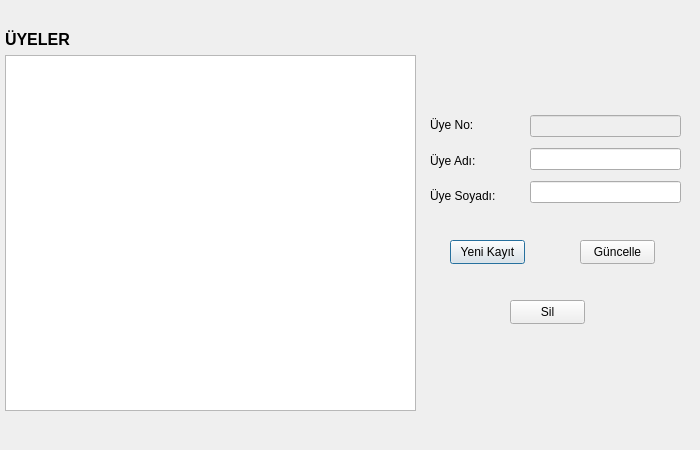
<?xml version="1.0" encoding="UTF-8"?>
<ui version="4.0">
 <class>Uye_Islem</class>
 <widget class="QDialog" name="Uye_Islem">
  <property name="geometry">
   <rect>
    <x>0</x>
    <y>0</y>
    <width>700</width>
    <height>450</height>
   </rect>
  </property>
  <property name="minimumSize">
   <size>
    <width>700</width>
    <height>450</height>
   </size>
  </property>
  <property name="maximumSize">
   <size>
    <width>700</width>
    <height>450</height>
   </size>
  </property>
  <property name="windowTitle">
   <string>Dialog</string>
  </property>
  <widget class="QPushButton" name="btn_yeniKayit">
   <property name="geometry">
    <rect>
     <x>450</x>
     <y>240</y>
     <width>75</width>
     <height>24</height>
    </rect>
   </property>
   <property name="text">
    <string>Yeni Kayıt</string>
   </property>
  </widget>
  <widget class="QPushButton" name="btn_guncelle">
   <property name="geometry">
    <rect>
     <x>580</x>
     <y>240</y>
     <width>75</width>
     <height>24</height>
    </rect>
   </property>
   <property name="text">
    <string>Güncelle</string>
   </property>
  </widget>
  <widget class="QPushButton" name="btn_sil">
   <property name="geometry">
    <rect>
     <x>510</x>
     <y>300</y>
     <width>75</width>
     <height>24</height>
    </rect>
   </property>
   <property name="text">
    <string>Sil</string>
   </property>
  </widget>
  <widget class="QWidget" name="">
   <property name="geometry">
    <rect>
     <x>430</x>
     <y>110</y>
     <width>101</width>
     <height>101</height>
    </rect>
   </property>
   <layout class="QVBoxLayout" name="verticalLayout">
    <item>
     <widget class="QLabel" name="label_2">
      <property name="text">
       <string>Üye No:</string>
      </property>
     </widget>
    </item>
    <item>
     <widget class="QLabel" name="label_3">
      <property name="text">
       <string>Üye Adı:</string>
      </property>
     </widget>
    </item>
    <item>
     <widget class="QLabel" name="label_4">
      <property name="text">
       <string>Üye Soyadı:</string>
      </property>
     </widget>
    </item>
   </layout>
  </widget>
  <widget class="QWidget" name="">
   <property name="geometry">
    <rect>
     <x>530</x>
     <y>110</y>
     <width>151</width>
     <height>101</height>
    </rect>
   </property>
   <layout class="QVBoxLayout" name="verticalLayout_2">
    <item>
     <widget class="QLineEdit" name="le_uyeNo">
      <property name="enabled">
       <bool>false</bool>
      </property>
     </widget>
    </item>
    <item>
     <widget class="QLineEdit" name="le_uyeAd"/>
    </item>
    <item>
     <widget class="QLineEdit" name="le_uyeSoyad"/>
    </item>
   </layout>
  </widget>
  <widget class="QWidget" name="">
   <property name="geometry">
    <rect>
     <x>5</x>
     <y>30</y>
     <width>411</width>
     <height>381</height>
    </rect>
   </property>
   <layout class="QVBoxLayout" name="verticalLayout_3">
    <item>
     <widget class="QLabel" name="label">
      <property name="font">
       <font>
        <pointsize>12</pointsize>
        <bold>true</bold>
       </font>
      </property>
      <property name="text">
       <string>ÜYELER</string>
      </property>
     </widget>
    </item>
    <item>
     <widget class="QTableView" name="tbl_uyeler"/>
    </item>
   </layout>
  </widget>
 </widget>
 <resources/>
 <connections/>
</ui>
